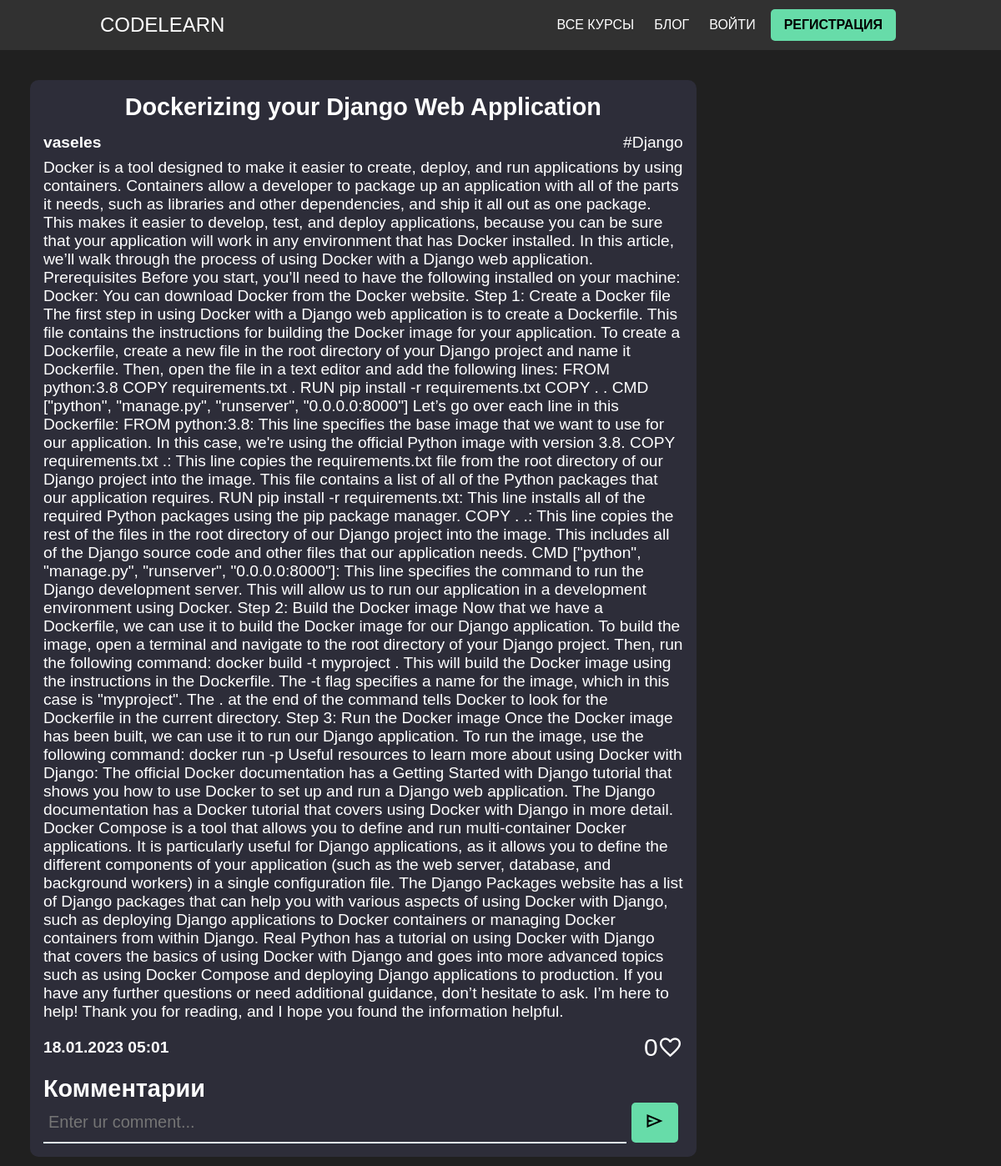
Before: /articles/dockerizing-your-django-web-application/ with the older database file.
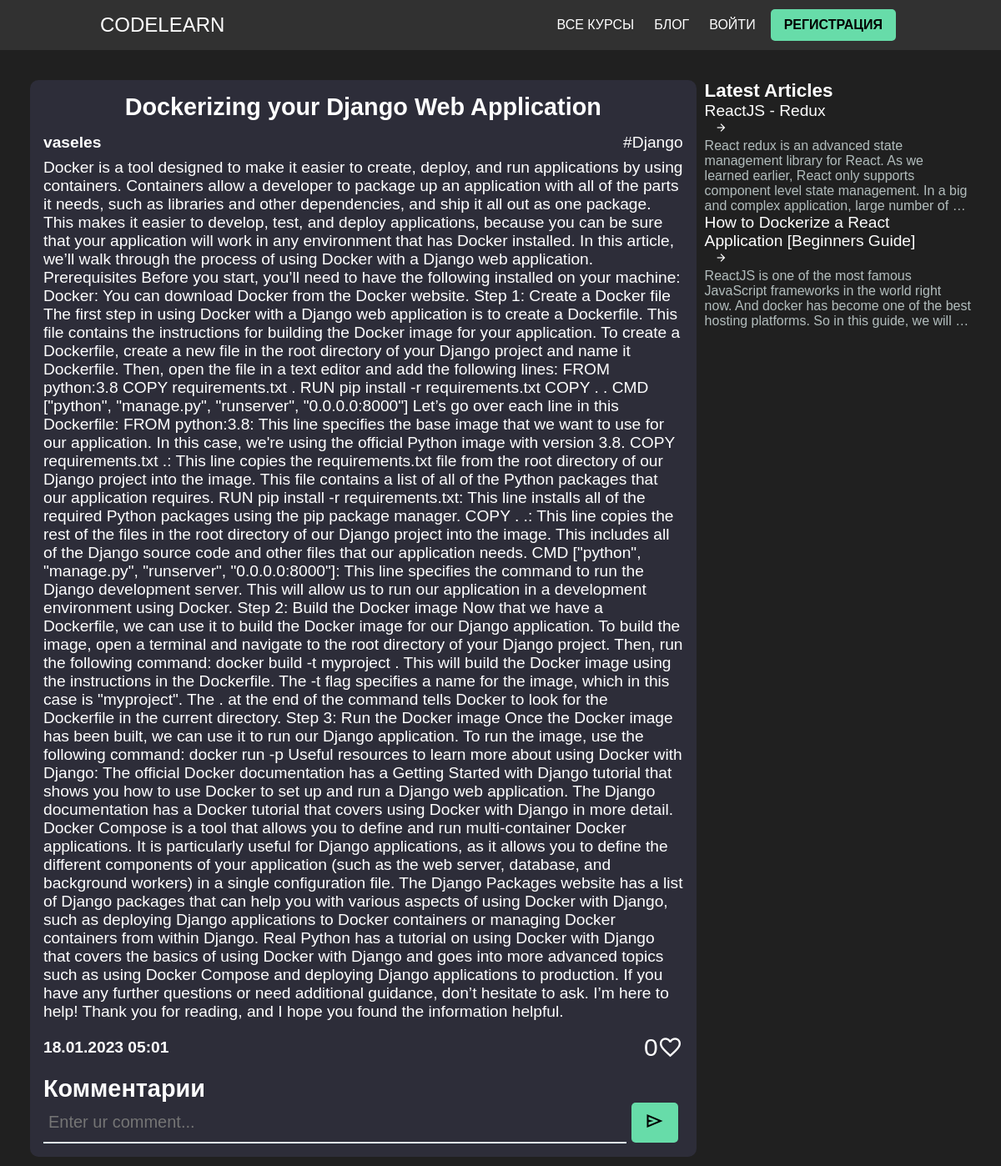
After: the same page with the newer database file.
### article/models.py (models this page shows, shortened)
class Article(models.Model):
    user = models.ForeignKey(User, on_delete=models.CASCADE)
    title = models.CharField(max_length=255)
    slug = models.CharField(max_length=255, unique=True, default='')
    tag = models.ForeignKey(Tag, on_delete=models.CASCADE)
    text = RichTextField(blank=True)
    public = models.BooleanField(default=False)
    likesForArticle = models.ManyToManyField(User, related_name='likesForArticle', blank=True)
    bookmarksForCourse = models.ManyToManyField(User, related_name='bookmarksForCourse', blank=True)
    commentsCount = models.IntegerField(default=0)
    created = models.DateTimeField(auto_now_add=True)
    updated = models.DateTimeField(auto_now=True)
    class Meta:
        ordering = ['-updated', '-created']

### article/views.py (the view, shortened to what this page needs)
# urls.py: path('articles/<str:slug>/', views.showArticle, name='show_article'),
def showArticle(request, slug):
    article = Article.objects.get(slug = slug)
    comments = ArticleComment.objects.filter(article=article)
    user = request.user
    articles = Article.objects.all()
    articles_filters = Article.objects.filter(tag = article.tag)
    latest_articles = []
    public_articles = []
    liked = False
    for a in articles: #filter Articles
        if article.title != a.title:
            latest_articles.append(a)
    for i in articles_filters: #Also Filter Articles
        if article.title != i.title:
            public_articles.append(i)
    likes = article.likesForArticle
    likes_count = (article.likesForArticle).count()
    context =  {
        'article': article,
        'articles': latest_articles[:4],
        'tag_articles': public_articles[:4],
        'likes': likes_count,
        'liked': liked,
        'comments': comments
    }
    return render(request, 'article/showArticle.html', context)

### course/models.py (called while the page is built)
    def __str__(self):
        return self.name

### article/templates/article/showArticle.html (shortened to what this page needs)
{% include 'index.html' %}
{% block content %}
<div class="page">
    <div class="page__article">
        <div class="page__article__left">
            <h2 class="page__article__title">{{article.title}}</h2>
            <div class="page__article__header">
                <a href="{% url 'base:profile' article.user.username %}"><b>{{article.user.username}}</b></a>
                <a class="">#{{article.tag}}</a>
            </div>
            {% autoescape on %}
                <p>{{article.text}}</p>
            {% endautoescape %}
            <div class="page__article__footer">
                <b>
                    {{article.created|date:"d.m.Y   h:m" }}
                </b>
                <form action="" method="POST" class="like__form">
                    <span class="icon icon__love icon__span">{{likes}}</span>
                    <button
                        class="material-symbols-outlined icon icon__love"
                        id = "like">
                    </button>
                </form>
            </div>
            <div class="comments" id="comments">
                <h2>Комментарии</h2>
                <form action=""class='comment__form' method="POST">
                    <input type="text" name="message" placeholder="Enter ur comment..." class="comment__field">
                    <button class="btn btn-icon" type="submit">
                      <span class="material-symbols-outlined">
                      </span>
                    </button>
                  </form>
            </div>
        </div>
        <div class="page__article__right">
            <div class="page__article__right__block">
               {% if articles %}
                    <h3>Latest Articles</h3>
                    {% for article in articles %}
                        {% if article.public %}
                            <article>
                                <div class="article__head ">
                                    <div class="">{{article.title}}</div>
                                    <a href="{% url 'article:show_article' article.slug %}" class="material-symbols-outlined icon link">
                                    </a>
                                </div>
                                <div class="article__body">
                                    {{article.text | truncatewords:30 }}
                                </div>
                            </article>
                        {% endif %}
                    {% endfor %}
               {% endif %}
            </div>
        </div>
    </div>
</div>
{% endblock content %}

Changed rows visible on the page:
added Article: title "ReactJS - Redux", text "React redux is an advanced state management library for React. As we learned earlier, React only supports component level state management. In a big and complex application, large number of …"
added Article: title "How to Dockerize a React Application [Beginners Guide]", text "ReactJS is one of the most famous JavaScript frameworks in the world right now. And docker has become one of the best hosting platforms. So in this guide, we will …"
Other visible differences:
text now shown: "Latest Articles"
